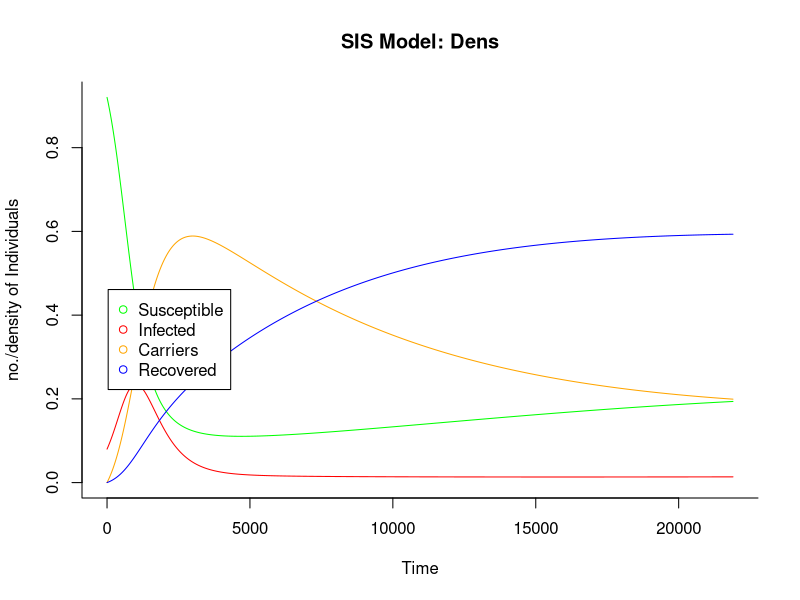

This figure's R source:
#X, Y, and Z are the initial *totals* of susceptible, infected, and recovered number/density of individuals
#Derivative-solving library
#All parameters must be positive. Remember, X, Y and mu all refer to numbers; rho ≤ 1 as it is a probability.
library(deSolve)
sircarrierdens<-function(time, state, parameters)     #Solve XYZ equations
{ with(as.list(c(state, parameters)),
   {
       #       N <- S + E + I + R
       dS <- mu - beta*S*I - epsilon*beta*S*C - mu*S
       dI <- beta*S*I + epsilon*beta*S*C - gamma*I - mu*I
       dC <- gamma*q*I - GAMMA*C - mu*C
       dR <- gamma*I - gamma*q*I + GAMMA*C - mu*R

       return(list(c(dS, dI, dC, dR)))
   })
}
parms<- c(
          mu = 1/(70*365),
          beta = (.0043),    # transmission rate Ro=beta/gamma
          gamma = (1/500),  # recovery rate
          epsilon =  0.1, # proportion reduction in trans from carriers
                       # compared to standard infected individuals
          q = 0.84, #proportion of infected indivs that become carriers
                #rather than fully recover
          GAMMA =  0.0001) #recovery rate associated w/ carriers (1/GAMMA is
                  #the avg time in the carrier class

N = 1.0           # total pop
S = .92           # initial proportion susceptible
I = .08           # initial proportion infected
C = .0          # initial proportion carriers
R = 0           # initial proportion recovered

yini<- c(S=S,I=I,C=C,R=R)

ND<- seq(0,60*365,by=1)             #time sequence to use

out <- as.data.frame(ode(func = sircarrierdens, y=yini, parms = parms, times=ND))
out

                                        #Plot values and add legend
graph.colors = c("green", "red","orange","blue")
matplot(out[,1], out[,-1], lty=1, type = "l", xlab = "Time", ylab = "no./density of Individuals", main = "SIS Model: Dens", bty = "l", lwd=1, col = graph.colors)
legend(40, 0.7,c("Susceptible", "Infected","Carriers","Recovered"), pch=1, col=graph.colors, xjust=0, yjust=2)
